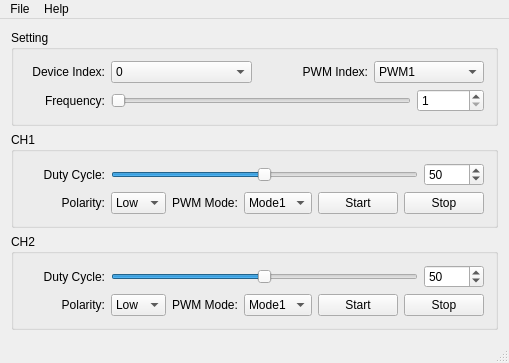
<?xml version="1.0" encoding="UTF-8"?>
<ui version="4.0">
 <class>MainWindow</class>
 <widget class="QMainWindow" name="MainWindow">
  <property name="geometry">
   <rect>
    <x>0</x>
    <y>0</y>
    <width>498</width>
    <height>331</height>
   </rect>
  </property>
  <property name="windowTitle">
   <string>USB PWM</string>
  </property>
  <widget class="QWidget" name="centralWidget">
   <layout class="QGridLayout" name="gridLayout_4">
    <item row="0" column="0">
     <layout class="QVBoxLayout" name="verticalLayout_4">
      <item>
       <widget class="QGroupBox" name="groupBox_3">
        <property name="title">
         <string>Setting</string>
        </property>
        <layout class="QGridLayout" name="gridLayout_3">
         <item row="0" column="0">
          <layout class="QHBoxLayout" name="horizontalLayout_3">
           <item>
            <layout class="QHBoxLayout" name="horizontalLayout">
             <item>
              <widget class="QLabel" name="label">
               <property name="minimumSize">
                <size>
                 <width>80</width>
                 <height>0</height>
                </size>
               </property>
               <property name="maximumSize">
                <size>
                 <width>80</width>
                 <height>16777215</height>
                </size>
               </property>
               <property name="text">
                <string>Device Index:</string>
               </property>
               <property name="alignment">
                <set>Qt::AlignRight|Qt::AlignTrailing|Qt::AlignVCenter</set>
               </property>
              </widget>
             </item>
             <item>
              <widget class="QComboBox" name="deviceIndexComboBox">
               <item>
                <property name="text">
                 <string>0</string>
                </property>
               </item>
               <item>
                <property name="text">
                 <string>1</string>
                </property>
               </item>
               <item>
                <property name="text">
                 <string>2</string>
                </property>
               </item>
               <item>
                <property name="text">
                 <string>3</string>
                </property>
               </item>
               <item>
                <property name="text">
                 <string>4</string>
                </property>
               </item>
               <item>
                <property name="text">
                 <string>5</string>
                </property>
               </item>
               <item>
                <property name="text">
                 <string>6</string>
                </property>
               </item>
               <item>
                <property name="text">
                 <string>7</string>
                </property>
               </item>
               <item>
                <property name="text">
                 <string>8</string>
                </property>
               </item>
               <item>
                <property name="text">
                 <string>9</string>
                </property>
               </item>
              </widget>
             </item>
            </layout>
           </item>
           <item>
            <layout class="QHBoxLayout" name="horizontalLayout_2">
             <item>
              <widget class="QLabel" name="label_2">
               <property name="text">
                <string>PWM Index:</string>
               </property>
               <property name="alignment">
                <set>Qt::AlignRight|Qt::AlignTrailing|Qt::AlignVCenter</set>
               </property>
              </widget>
             </item>
             <item>
              <widget class="QComboBox" name="pwmIndexComboBox">
               <item>
                <property name="text">
                 <string>PWM1</string>
                </property>
               </item>
               <item>
                <property name="text">
                 <string>PWM2</string>
                </property>
               </item>
               <item>
                <property name="text">
                 <string>PWM3</string>
                </property>
               </item>
               <item>
                <property name="text">
                 <string>PWM4</string>
                </property>
               </item>
              </widget>
             </item>
            </layout>
           </item>
          </layout>
         </item>
         <item row="1" column="0">
          <layout class="QHBoxLayout" name="horizontalLayout_4">
           <item>
            <widget class="QLabel" name="label_3">
             <property name="minimumSize">
              <size>
               <width>80</width>
               <height>0</height>
              </size>
             </property>
             <property name="maximumSize">
              <size>
               <width>80</width>
               <height>16777215</height>
              </size>
             </property>
             <property name="text">
              <string>Frequency:</string>
             </property>
             <property name="alignment">
              <set>Qt::AlignRight|Qt::AlignTrailing|Qt::AlignVCenter</set>
             </property>
            </widget>
           </item>
           <item>
            <widget class="QSlider" name="freqHorizontalSlider">
             <property name="minimum">
              <number>1</number>
             </property>
             <property name="maximum">
              <number>20000000</number>
             </property>
             <property name="singleStep">
              <number>1</number>
             </property>
             <property name="pageStep">
              <number>10</number>
             </property>
             <property name="orientation">
              <enum>Qt::Horizontal</enum>
             </property>
            </widget>
           </item>
           <item>
            <widget class="QSpinBox" name="freqSpinBox">
             <property name="minimumSize">
              <size>
               <width>60</width>
               <height>0</height>
              </size>
             </property>
             <property name="minimum">
              <number>1</number>
             </property>
             <property name="maximum">
              <number>20000000</number>
             </property>
             <property name="singleStep">
              <number>1</number>
             </property>
            </widget>
           </item>
          </layout>
         </item>
        </layout>
       </widget>
      </item>
      <item>
       <widget class="QGroupBox" name="groupBox">
        <property name="title">
         <string>CH1</string>
        </property>
        <layout class="QGridLayout" name="gridLayout">
         <item row="0" column="1">
          <layout class="QHBoxLayout" name="horizontalLayout_5">
           <item>
            <widget class="QLabel" name="label_4">
             <property name="minimumSize">
              <size>
               <width>80</width>
               <height>0</height>
              </size>
             </property>
             <property name="maximumSize">
              <size>
               <width>80</width>
               <height>16777215</height>
              </size>
             </property>
             <property name="text">
              <string>Duty Cycle:</string>
             </property>
             <property name="alignment">
              <set>Qt::AlignRight|Qt::AlignTrailing|Qt::AlignVCenter</set>
             </property>
            </widget>
           </item>
           <item>
            <widget class="QSlider" name="dutyCycleCh1HorizontalSlider">
             <property name="minimum">
              <number>0</number>
             </property>
             <property name="maximum">
              <number>100</number>
             </property>
             <property name="singleStep">
              <number>1</number>
             </property>
             <property name="pageStep">
              <number>10</number>
             </property>
             <property name="value">
              <number>50</number>
             </property>
             <property name="orientation">
              <enum>Qt::Horizontal</enum>
             </property>
            </widget>
           </item>
           <item>
            <widget class="QSpinBox" name="dutyCycleCh1SpinBox">
             <property name="minimumSize">
              <size>
               <width>60</width>
               <height>0</height>
              </size>
             </property>
             <property name="minimum">
              <number>0</number>
             </property>
             <property name="maximum">
              <number>100</number>
             </property>
             <property name="singleStep">
              <number>1</number>
             </property>
             <property name="value">
              <number>50</number>
             </property>
            </widget>
           </item>
          </layout>
         </item>
         <item row="1" column="1">
          <layout class="QHBoxLayout" name="horizontalLayout_8">
           <item>
            <layout class="QHBoxLayout" name="horizontalLayout_6">
             <item>
              <widget class="QLabel" name="label_5">
               <property name="minimumSize">
                <size>
                 <width>80</width>
                 <height>0</height>
                </size>
               </property>
               <property name="maximumSize">
                <size>
                 <width>80</width>
                 <height>16777215</height>
                </size>
               </property>
               <property name="text">
                <string>  Polarity:</string>
               </property>
               <property name="alignment">
                <set>Qt::AlignRight|Qt::AlignTrailing|Qt::AlignVCenter</set>
               </property>
              </widget>
             </item>
             <item>
              <widget class="QComboBox" name="polarityCh1ComboBox">
               <item>
                <property name="text">
                 <string>Low</string>
                </property>
               </item>
               <item>
                <property name="text">
                 <string>High</string>
                </property>
               </item>
              </widget>
             </item>
            </layout>
           </item>
           <item>
            <layout class="QHBoxLayout" name="horizontalLayout_7">
             <item>
              <widget class="QLabel" name="label_6">
               <property name="text">
                <string>PWM Mode:</string>
               </property>
              </widget>
             </item>
             <item>
              <widget class="QComboBox" name="pwmModeCh1ComboBox">
               <item>
                <property name="text">
                 <string>Mode1</string>
                </property>
               </item>
               <item>
                <property name="text">
                 <string>Mode2</string>
                </property>
               </item>
              </widget>
             </item>
            </layout>
           </item>
           <item>
            <widget class="QPushButton" name="startCh1PushButton">
             <property name="text">
              <string>Start</string>
             </property>
            </widget>
           </item>
           <item>
            <widget class="QPushButton" name="stopCh1PushButton">
             <property name="text">
              <string>Stop</string>
             </property>
            </widget>
           </item>
          </layout>
         </item>
        </layout>
       </widget>
      </item>
      <item>
       <widget class="QGroupBox" name="groupBox_2">
        <property name="title">
         <string>CH2</string>
        </property>
        <layout class="QGridLayout" name="gridLayout_2">
         <item row="0" column="0">
          <layout class="QHBoxLayout" name="horizontalLayout_9">
           <item>
            <widget class="QLabel" name="label_7">
             <property name="minimumSize">
              <size>
               <width>80</width>
               <height>0</height>
              </size>
             </property>
             <property name="maximumSize">
              <size>
               <width>80</width>
               <height>16777215</height>
              </size>
             </property>
             <property name="text">
              <string>Duty Cycle:</string>
             </property>
             <property name="alignment">
              <set>Qt::AlignRight|Qt::AlignTrailing|Qt::AlignVCenter</set>
             </property>
            </widget>
           </item>
           <item>
            <widget class="QSlider" name="dutyCycleCh2HorizontalSlider">
             <property name="maximum">
              <number>100</number>
             </property>
             <property name="value">
              <number>50</number>
             </property>
             <property name="orientation">
              <enum>Qt::Horizontal</enum>
             </property>
            </widget>
           </item>
           <item>
            <widget class="QSpinBox" name="dutyCycleCh2SpinBox">
             <property name="minimumSize">
              <size>
               <width>60</width>
               <height>0</height>
              </size>
             </property>
             <property name="maximum">
              <number>100</number>
             </property>
             <property name="value">
              <number>50</number>
             </property>
            </widget>
           </item>
          </layout>
         </item>
         <item row="1" column="0">
          <layout class="QHBoxLayout" name="horizontalLayout_10">
           <item>
            <layout class="QHBoxLayout" name="horizontalLayout_11">
             <item>
              <widget class="QLabel" name="label_8">
               <property name="minimumSize">
                <size>
                 <width>80</width>
                 <height>0</height>
                </size>
               </property>
               <property name="maximumSize">
                <size>
                 <width>80</width>
                 <height>16777215</height>
                </size>
               </property>
               <property name="text">
                <string>  Polarity:</string>
               </property>
               <property name="alignment">
                <set>Qt::AlignRight|Qt::AlignTrailing|Qt::AlignVCenter</set>
               </property>
              </widget>
             </item>
             <item>
              <widget class="QComboBox" name="polarityCh2ComboBox">
               <item>
                <property name="text">
                 <string>Low</string>
                </property>
               </item>
               <item>
                <property name="text">
                 <string>High</string>
                </property>
               </item>
              </widget>
             </item>
            </layout>
           </item>
           <item>
            <layout class="QHBoxLayout" name="horizontalLayout_12">
             <item>
              <widget class="QLabel" name="label_9">
               <property name="text">
                <string>PWM Mode:</string>
               </property>
              </widget>
             </item>
             <item>
              <widget class="QComboBox" name="pwmModeCh2ComboBox">
               <item>
                <property name="text">
                 <string>Mode1</string>
                </property>
               </item>
               <item>
                <property name="text">
                 <string>Mode2</string>
                </property>
               </item>
              </widget>
             </item>
            </layout>
           </item>
           <item>
            <widget class="QPushButton" name="startCh2PushButton">
             <property name="text">
              <string>Start</string>
             </property>
            </widget>
           </item>
           <item>
            <widget class="QPushButton" name="stopCh2PushButton">
             <property name="text">
              <string>Stop</string>
             </property>
            </widget>
           </item>
          </layout>
         </item>
        </layout>
       </widget>
      </item>
     </layout>
    </item>
   </layout>
  </widget>
  <widget class="QMenuBar" name="menuBar">
   <property name="geometry">
    <rect>
     <x>0</x>
     <y>0</y>
     <width>498</width>
     <height>23</height>
    </rect>
   </property>
   <widget class="QMenu" name="menuFile">
    <property name="title">
     <string>File</string>
    </property>
    <addaction name="actionExit"/>
   </widget>
   <widget class="QMenu" name="menuHelp">
    <property name="title">
     <string>Help</string>
    </property>
    <addaction name="actionContact_Us"/>
    <addaction name="actionAbout"/>
   </widget>
   <addaction name="menuFile"/>
   <addaction name="menuHelp"/>
  </widget>
  <widget class="QStatusBar" name="statusBar"/>
  <action name="actionContact_Us">
   <property name="text">
    <string>Contact Us</string>
   </property>
  </action>
  <action name="actionAbout">
   <property name="text">
    <string>About</string>
   </property>
  </action>
  <action name="actionExit">
   <property name="text">
    <string>Exit</string>
   </property>
  </action>
 </widget>
 <layoutdefault spacing="6" margin="11"/>
 <resources/>
 <connections/>
</ui>
